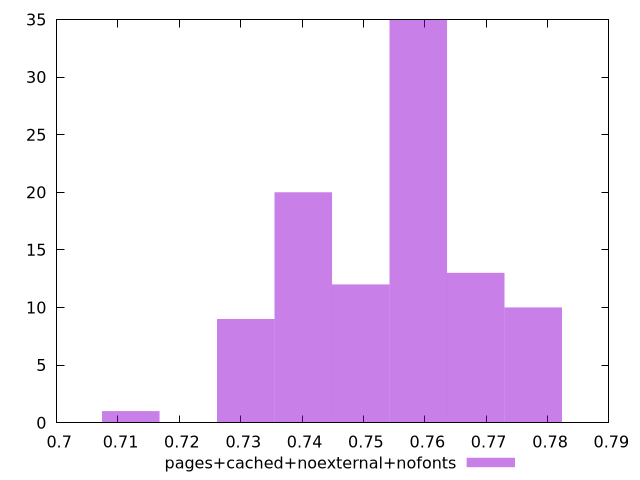

This chart was generated by the following gnuplot code:
$_pagesCachedNoexternalNofonts <<EOF
0.7401955066857726 20
0.7776737601888497 10
0.7683041968130805 13
0.7589346334373113 35
0.7308259433100034 9
0.7495650700615419 12
0.7120868165584648 1
EOF
set key outside below
set terminal pngcairo
set output "report_00005_2020-11-02T22-26-11.212Z/performance_score/pages+cached+noexternal+nofonts//hist.png"
set yrange [0:35]
set boxwidth 0.009369563375769274
set style fill transparent solid 0.5 noborder
plot $_pagesCachedNoexternalNofonts title "pages+cached+noexternal+nofonts" with boxes ,
